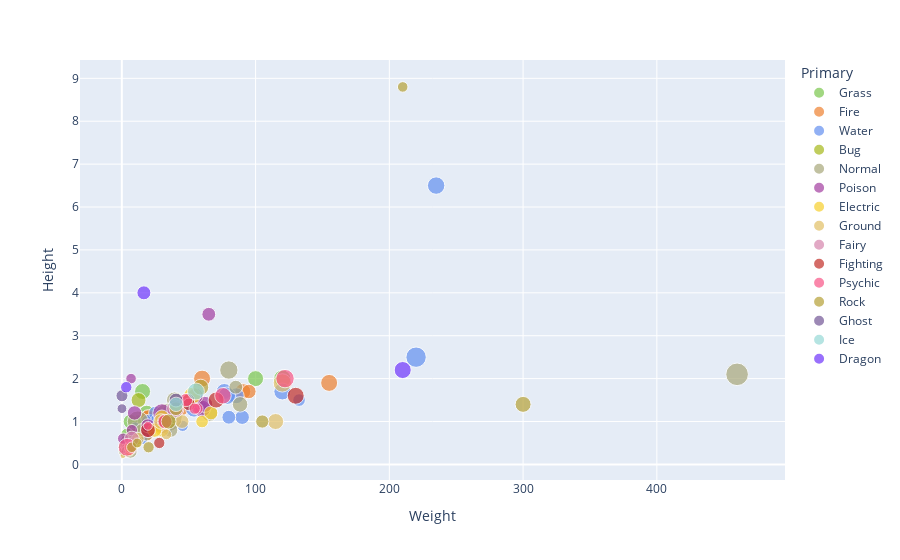

The notebook cell this image was saved under:
### Markdown cell above
## Gen1

### Code cell
gen1_df = pokemon.loc[pokemon['Generation']==1]

gen1_df

fig = px.scatter(gen1_df, x="Weight",
                y="Height", size='HP',color='Primary',
                color_discrete_map=colours, hover_name="Name")
fig.show()


fig.write_html("EDAplots/HeightbyWeightgen1-scat.html",
               include_plotlyjs='cdn')

### Figure 1 — Plotly figure (JSON) as saved in the notebook; plotly's stock layout.template omitted (floating-point values rounded to 4 significant figures)
{"data": [{"hovertemplate": "<b>%{hovertext}</b><br><br>Primary=Grass<br>Weight=%{x}<br>Height=%{y}<br>HP=%{marker.size}<extra></extra>", "hovertext": ["Bulbasaur", "Ivysaur", "Venusaur", "Oddish", "Gloom", "Vileplume", "Bellsprout", "Weepinbell", "Victreebel", "Exeggcute", "Exeggutor", "Tangela"], "legendgroup": "Grass", "marker": {"color": "#7AC74C", "size": [45, 60, 80, 45, 60, 75, 50, 65, 80, 60, 95, 65], "sizemode": "area", "sizeref": 0.625, "symbol": "circle"}, "mode": "markers", "name": "Grass", "orientation": "v", "showlegend": true, "type": "scatter", "x": [6.9, 13, 100, 5.4, 8.6, 18.6, 4, 6.4, 15.5, 2.5, 120, 35], "xaxis": "x", "y": [0.7, 1, 2, 0.5, 0.8, 1.2, 0.7, 1, 1.7, 0.4, 2, 1], "yaxis": "y"}, {"hovertemplate": "<b>%{hovertext}</b><br><br>Primary=Fire<br>Weight=%{x}<br>Height=%{y}<br>HP=%{marker.size}<extra></extra>", "hovertext": ["Charmander", "Charmeleon", "Charizard", "Vulpix", "Ninetales", "Growlithe", "Arcanine", "Ponyta", "Rapidash", "Magmar", "Flareon", "Moltres"], "legendgroup": "Fire", "marker": {"color": "#EE8130", "size": [39, 58, 78, 38, 73, 55, 90, 50, 65, 65, 65, 90], "sizemode": "area", "sizeref": 0.625, "symbol": "circle"}, "mode": "markers", "name": "Fire", "orientation": "v", "showlegend": true, "type": "scatter", "x": [8.5, 19, 90.5, 9.9, 19.9, 19, 155, 30, 95, 44.5, 25, 60], "xaxis": "x", "y": [0.6, 1.1, 1.7, 0.6, 1.1, 0.7, 1.9, 1, 1.7, 1.3, 0.9, 2], "yaxis": "y"}, {"hovertemplate": "<b>%{hovertext}</b><br><br>Primary=Water<br>Weight=%{x}<br>Height=%{y}<br>HP=%{marker.size}<extra></extra>", "hovertext": ["Squirtle", "Wartortle", "Blastoise", "Psyduck", "Golduck", "Poliwag", "Poliwhirl", "Poliwrath", "Tentacool", "Tentacruel", "Slowpoke", "Slowbro", "Seel", "Dewgong", "Shellder", "Cloyster", "Krabby", "Kingler", "Horsea", "Seadra", "Goldeen", "Seaking", "Staryu", "Starmie", "Magikarp", "Gyarados", "Lapras", "Vaporeon"], "legendgroup": "Water", "marker": {"color": "#6390F0", "size": [44, 59, 79, 50, 80, 40, 65, 90, 40, 80, 90, 95, 65, 90, 30, 50, 30, 55, 30, 55, 45, 80, 30, 60, 20, 95, 130, 130], "sizemode": "area", "sizeref": 0.625, "symbol": "circle"}, "mode": "markers", "name": "Water", "orientation": "v", "showlegend": true, "type": "scatter", "x": [9, 22.5, 85.5, 19.6, 76.6, 12.4, 20, 54, 45.5, 55, 36, 78.5, 90, 120, 4, 132.5, 6.5, 60, 8, 25, 15, 39, 34.5, 80, 10, 235, 220, 29], "xaxis": "x", "y": [0.5, 1, 1.6, 0.8, 1.7, 0.6, 1, 1.3, 0.9, 1.6, 1.2, 1.6, 1.1, 1.7, 0.3, 1.5, 0.4, 1.3, 0.4, 1.2, 0.6, 1.3, 0.8, 1.1, 0.9, 6.5, 2.5, 1], "yaxis": "y"}, {"hovertemplate": "<b>%{hovertext}</b><br><br>Primary=Bug<br>Weight=%{x}<br>Height=%{y}<br>HP=%{marker.size}<extra></extra>", "hovertext": ["Caterpie", "Metapod", "Butterfree", "Weedle", "Kakuna", "Beedrill", "Paras", "Parasect", "Venonat", "Venomoth", "Scyther", "Pinsir"], "legendgroup": "Bug", "marker": {"color": "#A6B91A", "size": [45, 50, 60, 40, 45, 65, 35, 60, 60, 70, 70, 65], "sizemode": "area", "sizeref": 0.625, "symbol": "circle"}, "mode": "markers", "name": "Bug", "orientation": "v", "showlegend": true, "type": "scatter", "x": [2.9, 9.9, 32, 3.2, 10, 29.5, 5.4, 29.5, 30, 12.5, 56, 55], "xaxis": "x", "y": [0.3, 0.7, 1.1, 0.3, 0.6, 1, 0.3, 1, 1, 1.5, 1.5, 1.5], "yaxis": "y"}, {"hovertemplate": "<b>%{hovertext}</b><br><br>Primary=Normal<br>Weight=%{x}<br>Height=%{y}<br>HP=%{marker.size}<extra></extra>", "hovertext": ["Pidgey", "Pidgeotto", "Pidgeot", "Rattata", "Raticate", "Spearow", "Fearow", "Jigglypuff", "Wigglytuff", "Meowth", "Persian", "Farfetch'd", "Doduo", "Dodrio", "Lickitung", "Chansey", "Kangaskhan", "Tauros", "Ditto", "Eevee", "Porygon", "Snorlax"], "legendgroup": "Normal", "marker": {"color": "#A8A77A", "size": [40, 63, 83, 30, 55, 40, 65, 115, 140, 40, 65, 52, 35, 60, 90, 250, 105, 75, 48, 55, 65, 160], "sizemode": "area", "sizeref": 0.625, "symbol": "circle"}, "mode": "markers", "name": "Normal", "orientation": "v", "showlegend": true, "type": "scatter", "x": [1.8, 30, 39.5, 3.5, 18.5, 2, 38, 5.5, 12, 4.2, 32, 15, 39.2, 85.2, 65.5, 34.6, 80, 88.4, 4, 6.5, 36.5, 460], "xaxis": "x", "y": [0.3, 1.1, 1.5, 0.3, 0.7, 0.3, 1.2, 0.5, 1, 0.4, 1, 0.8, 1.4, 1.8, 1.2, 1.1, 2.2, 1.4, 0.3, 0.3, 0.8, 2.1], "yaxis": "y"}, {"hovertemplate": "<b>%{hovertext}</b><br><br>Primary=Poison<br>Weight=%{x}<br>Height=%{y}<br>HP=%{marker.size}<extra></extra>", "hovertext": ["Ekans", "Arbok", "Nidoran♀", "Nidorina", "Nidoqueen", "Nidoran♂", "Nidorino", "Nidoking", "Zubat", "Golbat", "Grimer", "Muk", "Koffing", "Weezing"], "legendgroup": "Poison", "marker": {"color": "#A33EA1", "size": [35, 60, 55, 70, 90, 46, 61, 81, 40, 75, 80, 105, 40, 65], "sizemode": "area", "sizeref": 0.625, "symbol": "circle"}, "mode": "markers", "name": "Poison", "orientation": "v", "showlegend": true, "type": "scatter", "x": [6.9, 65, 7, 20, 60, 9, 19.5, 62, 7.5, 55, 30, 30, 1, 9.5], "xaxis": "x", "y": [2, 3.5, 0.4, 0.8, 1.3, 0.5, 0.9, 1.4, 0.8, 1.6, 0.9, 1.2, 0.6, 1.2], "yaxis": "y"}, {"hovertemplate": "<b>%{hovertext}</b><br><br>Primary=Electric<br>Weight=%{x}<br>Height=%{y}<br>HP=%{marker.size}<extra></extra>", "hovertext": ["Pikachu", "Raichu", "Magnemite", "Magneton", "Voltorb", "Electrode", "Electabuzz", "Jolteon", "Zapdos"], "legendgroup": "Electric", "marker": {"color": "#F7D02C", "size": [35, 60, 25, 50, 40, 60, 65, 65, 90], "sizemode": "area", "sizeref": 0.625, "symbol": "circle"}, "mode": "markers", "name": "Electric", "orientation": "v", "showlegend": true, "type": "scatter", "x": [6, 30, 6, 60, 10.4, 66.6, 30, 24.5, 52.6], "xaxis": "x", "y": [0.4, 0.8, 0.3, 1, 0.5, 1.2, 1.1, 0.8, 1.6], "yaxis": "y"}, {"hovertemplate": "<b>%{hovertext}</b><br><br>Primary=Ground<br>Weight=%{x}<br>Height=%{y}<br>HP=%{marker.size}<extra></extra>", "hovertext": ["Sandshrew", "Sandslash", "Diglett", "Dugtrio", "Cubone", "Marowak", "Rhyhorn", "Rhydon"], "legendgroup": "Ground", "marker": {"color": "#E2BF65", "size": [50, 75, 10, 35, 50, 60, 80, 105], "sizemode": "area", "sizeref": 0.625, "symbol": "circle"}, "mode": "markers", "name": "Ground", "orientation": "v", "showlegend": true, "type": "scatter", "x": [12, 29.5, 0.8, 33.3, 6.5, 45, 115, 120], "xaxis": "x", "y": [0.6, 1, 0.2, 0.7, 0.4, 1, 1, 1.9], "yaxis": "y"}, {"hovertemplate": "<b>%{hovertext}</b><br><br>Primary=Fairy<br>Weight=%{x}<br>Height=%{y}<br>HP=%{marker.size}<extra></extra>", "hovertext": ["Clefairy", "Clefable"], "legendgroup": "Fairy", "marker": {"color": "#D685AD", "size": [70, 95], "sizemode": "area", "sizeref": 0.625, "symbol": "circle"}, "mode": "markers", "name": "Fairy", "orientation": "v", "showlegend": true, "type": "scatter", "x": [7.5, 40], "xaxis": "x", "y": [0.6, 1.3], "yaxis": "y"}, {"hovertemplate": "<b>%{hovertext}</b><br><br>Primary=Fighting<br>Weight=%{x}<br>Height=%{y}<br>HP=%{marker.size}<extra></extra>", "hovertext": ["Mankey", "Primeape", "Machop", "Machoke", "Machamp", "Hitmonlee", "Hitmonchan"], "legendgroup": "Fighting", "marker": {"color": "#C22E28", "size": [40, 65, 70, 80, 90, 50, 50], "sizemode": "area", "sizeref": 0.625, "symbol": "circle"}, "mode": "markers", "name": "Fighting", "orientation": "v", "showlegend": true, "type": "scatter", "x": [28, 32, 19.5, 70.5, 130, 49.8, 50.2], "xaxis": "x", "y": [0.5, 1, 0.8, 1.5, 1.6, 1.5, 1.4], "yaxis": "y"}, {"hovertemplate": "<b>%{hovertext}</b><br><br>Primary=Psychic<br>Weight=%{x}<br>Height=%{y}<br>HP=%{marker.size}<extra></extra>", "hovertext": ["Abra", "Kadabra", "Alakazam", "Drowzee", "Hypno", "Mr.", "Mewtwo", "Mew"], "legendgroup": "Psychic", "marker": {"color": "#F95587", "size": [25, 40, 55, 60, 85, 40, 106, 100], "sizemode": "area", "sizeref": 0.625, "symbol": "circle"}, "mode": "markers", "name": "Psychic", "orientation": "v", "showlegend": true, "type": "scatter", "x": [19.5, 56.5, 48, 32.4, 75.6, 54.5, 122, 4], "xaxis": "x", "y": [0.9, 1.3, 1.5, 1, 1.6, 1.3, 2, 0.4], "yaxis": "y"}, {"hovertemplate": "<b>%{hovertext}</b><br><br>Primary=Rock<br>Weight=%{x}<br>Height=%{y}<br>HP=%{marker.size}<extra></extra>", "hovertext": ["Geodude", "Graveler", "Golem", "Onix", "Omanyte", "Omastar", "Kabuto", "Kabutops", "Aerodactyl"], "legendgroup": "Rock", "marker": {"color": "#B6A136", "size": [40, 55, 80, 35, 35, 70, 30, 60, 80], "sizemode": "area", "sizeref": 0.625, "symbol": "circle"}, "mode": "markers", "name": "Rock", "orientation": "v", "showlegend": true, "type": "scatter", "x": [20, 105, 300, 210, 7.5, 35, 11.5, 40.5, 59], "xaxis": "x", "y": [0.4, 1, 1.4, 8.8, 0.4, 1, 0.5, 1.3, 1.8], "yaxis": "y"}, {"hovertemplate": "<b>%{hovertext}</b><br><br>Primary=Ghost<br>Weight=%{x}<br>Height=%{y}<br>HP=%{marker.size}<extra></extra>", "hovertext": ["Gastly", "Haunter", "Gengar"], "legendgroup": "Ghost", "marker": {"color": "#735797", "size": [30, 45, 60], "sizemode": "area", "sizeref": 0.625, "symbol": "circle"}, "mode": "markers", "name": "Ghost", "orientation": "v", "showlegend": true, "type": "scatter", "x": [0.1, 0.1, 40.5], "xaxis": "x", "y": [1.3, 1.6, 1.5], "yaxis": "y"}, {"hovertemplate": "<b>%{hovertext}</b><br><br>Primary=Ice<br>Weight=%{x}<br>Height=%{y}<br>HP=%{marker.size}<extra></extra>", "hovertext": ["Jynx", "Articuno"], "legendgroup": "Ice", "marker": {"color": "#96D9D6", "size": [65, 90], "sizemode": "area", "sizeref": 0.625, "symbol": "circle"}, "mode": "markers", "name": "Ice", "orientation": "v", "showlegend": true, "type": "scatter", "x": [40.6, 55.4], "xaxis": "x", "y": [1.4, 1.7], "yaxis": "y"}, {"hovertemplate": "<b>%{hovertext}</b><br><br>Primary=Dragon<br>Weight=%{x}<br>Height=%{y}<br>HP=%{marker.size}<extra></extra>", "hovertext": ["Dratini", "Dragonair", "Dragonite"], "legendgroup": "Dragon", "marker": {"color": "#6F35FC", "size": [41, 61, 91], "sizemode": "area", "sizeref": 0.625, "symbol": "circle"}, "mode": "markers", "name": "Dragon", "orientation": "v", "showlegend": true, "type": "scatter", "x": [3.3, 16.5, 210], "xaxis": "x", "y": [1.8, 4, 2.2], "yaxis": "y"}], "layout": {"legend": {"itemsizing": "constant", "title": {"text": "Primary"}, "tracegroupgap": 0}, "margin": {"t": 60}, "xaxis": {"anchor": "y", "domain": [0, 1], "title": {"text": "Weight"}}, "yaxis": {"anchor": "x", "domain": [0, 1], "title": {"text": "Height"}}}}
